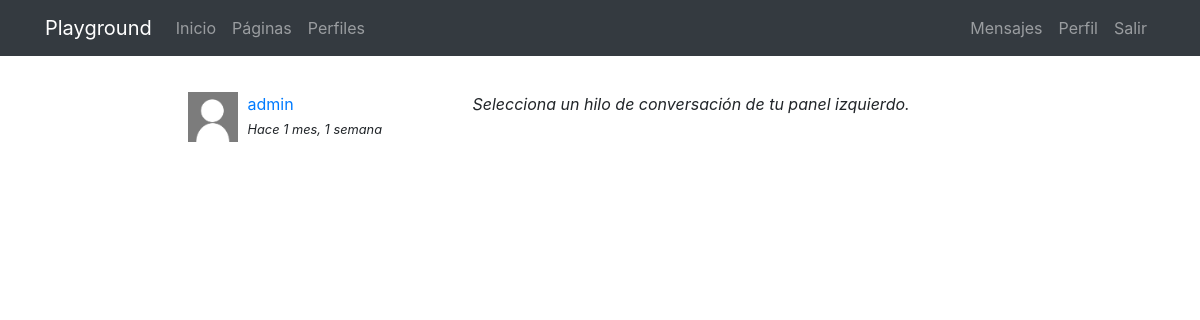
The page /messenger/ (signed in) on the database as committed earlier.
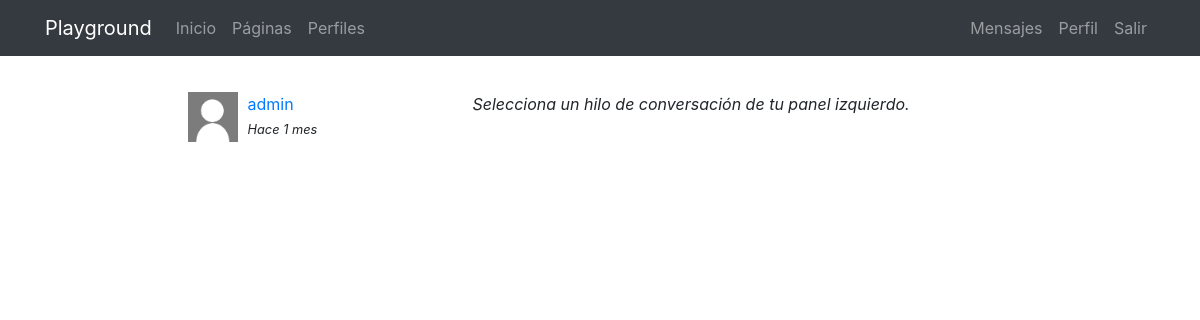
The same page on the database as committed later.
### messenger/models.py (models this page shows)
class Thread(models.Model):
    users = models.ManyToManyField(User, related_name='threads')
    messages = models.ManyToManyField(Message)
    updated = models.DateTimeField(auto_now=True)
    objects = ThreadManager()
    class Meta:
        ordering = ['-updated']

class Message(models.Model):
    user = models.ForeignKey(User, on_delete=models.CASCADE)
    content = models.TextField()
    created = models.DateTimeField(auto_now_add=True)
    class Meta:
        ordering = ['created']

### messenger/views.py (the view)
# urls.py: path('', ThreadList.as_view(), name="list"),
@method_decorator(login_required, name="dispatch")
class ThreadList(TemplateView):
    template_name = "messenger/thread_list.html"

### messenger/templates/messenger/thread_list.html (shortened to what this page needs)
{% extends 'core/base.html' %}
{% load static %}
{% block content %}
<main role="main">
  <div class="container">
    <div class="row mt-3">
      <div class="col-md-9 mx-auto mb-5">
        <div class="row">
          <div class="col-md-4">
            {% for thread in request.user.threads.all %}
              {% if thread.messages.all|length > 0 %}
                <div class="mb-3">
                  {% for user in thread.users.all %}
                    {% if user != request.user %}
                      {% if user.profile.avatar %}
                        <img src="{{user.profile.avatar.url}}" class="avatar">
                      {% else %}
                        <img src="{% static 'registration/img/no-avatar.jpg' %}" class="avatar">
                      {% endif %}
                      <div>
                        <a href="{% url 'messenger:detail' thread.pk %}">{{user}}</a><br>
                        <small><i>Hace {{thread.messages.last.created|timesince}}</i></small>
                      </div>
                    {% endif %}
                  {% endfor %}
                </div>
              {% endif %}
            {% endfor %}
          </div>
          <div class="col-md-8">
            <p><i>Selecciona un hilo de conversación de tu panel izquierdo.</i></p>
          </div>
        </div>
      </div>
    </div>
  </div>
</main>
{% endblock %}

Rows that differ between the two databases and show on the page:
changed Thread: messages.last.created "1 mes, 1 semana" → "1 mes"
